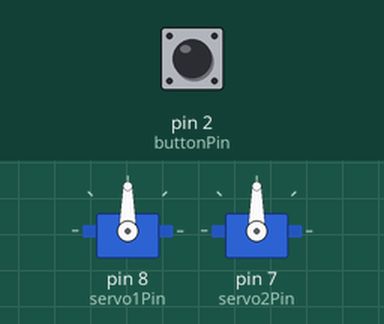
Simulated run of this sketch. Board: Arduino Uno, built with avr-gcc and run on an emulated ATmega328P. Shown: 2 × servo. Inputs (shaded band) come from the test bench; at power-on: pin 2 (buttonPin) LOW. What the sketch prints to the serial monitor is not drawn.

Above: at 1.2 s.
1.3 s: pin 2 (buttonPin) pulled HIGH for 0.15 s
At 2.5 s:
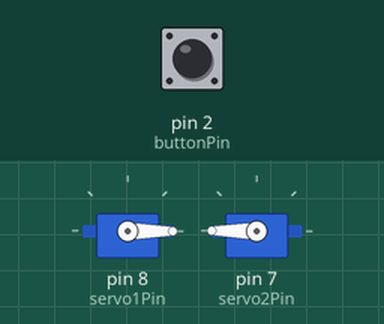
Timing chart, 0 to 4.3 s (numbered marks = the images above; inputs shaded):
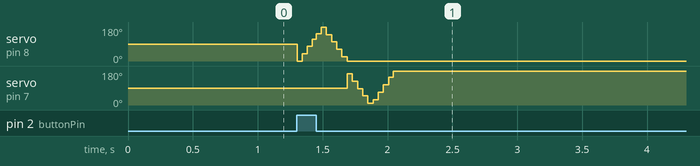

The sketch:

sketch_jun24a.ino
```cpp
#include <Servo.h>
// Create a servo object
Servo Servo1;
Servo Servo2;
int pos = 0;  //initial position of the servo

const int servo1Pin = 8;
const int servo2Pin = 7;
const int buttonPin = 2;
int buttonState = 0;
int motorSpin = 0; //0 for OFF, 1 for ON

void setup() {
  //pinMode(ledPin, OUTPUT); //led
  Servo1.attach(servo1Pin);
  Servo2.attach(servo2Pin);
  pinMode(buttonPin, INPUT); //button
  attachInterrupt(digitalPinToInterrupt(2), isr, RISING);
  Serial.begin(9600);
}

void spinMotor(){
  //while (true){
  for (int pos = 0; pos <= 180; pos += 1) { // goes from 0 degrees to 180 degrees
    // in steps of 1 degree
    Servo1.write(pos); // tell servo to go to position in variable 'pos'
    delay(30);                       // controls speed
  }
  for (int pos = 180; pos >= 0; pos -= 1) { // goes from 180 degrees to 0 degrees
    Servo1.write(pos); // tell servo to go to position in variable 'pos'
    delay(30);                       // controls speed
  }
   for (int pos = 180; pos >= 0; pos -= 1) { // goes from 0 degrees to 180 degrees
    // in steps of 1 degree
    Servo2.write(pos); // tell servo to go to position in variable 'pos'
    delay(30);                       // controls speed
  }
  for (int pos = 0; pos <= 180; pos += 1) { // goes from 180 degrees to 0 degrees
    Servo2.write(pos); // tell servo to go to position in variable 'pos'
    delay(30);                       // controls speed
  }
  //}
}

void isr(){
  motorSpin = 1;
}

void loop(){

  buttonState = digitalRead(buttonPin);
  Serial.println(buttonState);

  if (motorSpin){
    noInterrupts();
    spinMotor();
    motorSpin = 0;
    interrupts();
  }
}
```
